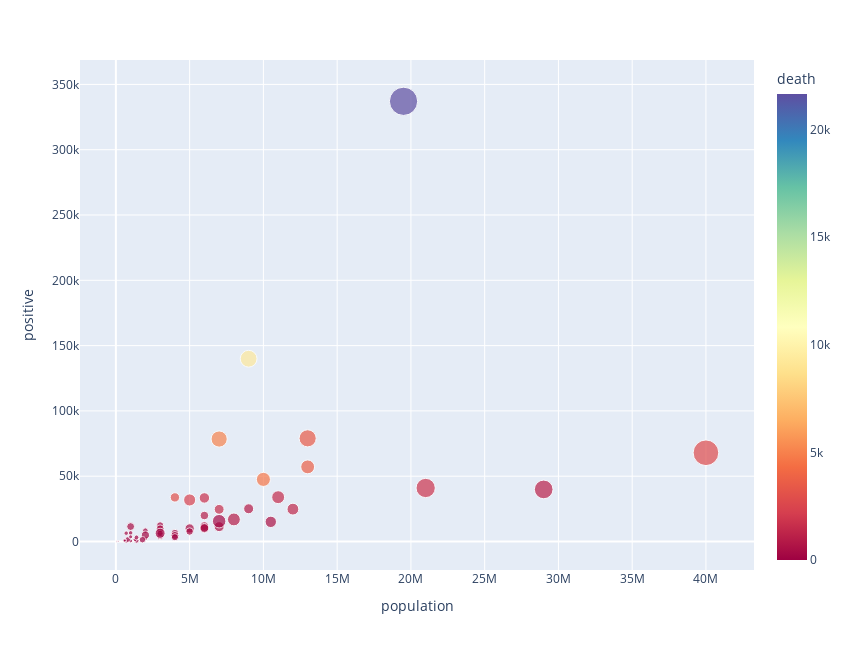

The notebook cell this image was saved under:
### Code cell
# create a scatter diagram of covid cases vs population coded by deaths and total amount of testing
pop_scat=px.scatter(current_state_df,x='population', 
                    y='positive', 
                    color='death', 
                    hover_name='state',
                    size='totaltestresults',
                    color_continuous_scale=px.colors.diverging.Spectral,
                    width=850, height=650)
pop_scat

### Figure 1 — Plotly figure (JSON) as saved in the notebook; plotly's stock layout.template omitted (floating-point values rounded to 4 significant figures)
{"data": [{"hovertemplate": "<b>%{hovertext}</b><br><br>population=%{x}<br>positive=%{y}<br>totaltestresults=%{marker.size}<br>death=%{marker.color}<extra></extra>", "hovertext": ["AK", "AL", "AR", "AS", "AZ", "CA", "CO", "CT", "DC", "DE", "FL", "GA", "GU", "HI", "IA", "ID", "IL", "IN", "KS", "KY", "LA", "MA", "MD", "ME", "MI", "MN", "MO", "MP", "MS", "MT", "NC", "ND", "NE", "NH", "NJ", "NM", "NV", "NY", "OH", "OK", "OR", "PA", "PR", "RI", "SC", "SD", "TN", "TX", "UT", "VA", "VI", "VT", "WA", "WI", "WV", "WY"], "legendgroup": "", "marker": {"color": [10, 401, 94, 0, 542, 2770, 981, 3008, 328, 225, 1805, 1441, 5, 17, 271, 67, 3459, 1540, 158, 304, 2308, 5108, 1683, 65, 4584, 591, 488, 2, 435, 16, 550, 36, 98, 133, 9310, 200, 306, 21640, 1357, 274, 130, 3731, 113, 430, 331, 34, 251, 1100, 68, 850, 5, 53, 931, 409, 54, 7], "coloraxis": "coloraxis", "size": [28680, 129444, 69030, 105, 150241, 991897, 108790, 132508, 30261, 31928, 561057, 251288, 3989, 37683, 77792, 32142, 442425, 146688, 54109, 86923, 220830, 394728, 164780, 23554, 298948, 115781, 115620, 2695, 95885, 22572, 195865, 47014, 46239, 34883, 425933, 102498, 60084, 1204651, 210530, 95992, 77606, 288858, 2256, 93332, 84457, 24578, 273277, 525697, 150585, 150617, 1179, 20871, 248875, 118451, 63469, 12065], "sizemode": "area", "sizeref": 3012.0, "symbol": "circle"}, "mode": "markers", "name": "", "showlegend": false, "type": "scatter", "x": [700000, 5000000, 3000000, 55000, 7000000, 40000000, 6000000, 4000000, 700000, 1000000, 21000000, 11000000, 165000, 1400000, 3000000, 2000000, 13000000, 7000000, 3000000, 4000000, 5000000, 7000000, 6000000, 1300000, 10000000, 6000000, 6000000, 55000, 3000000, 1000000, 10500000, 800000, 2000000, 1400000, 9000000, 2000000, 3000000, 19500000, 12000000, 4000000, 4000000, 13000000, 3000000, 1000000, 5000000, 1000000, 7000000, 29000000, 3000000, 9000000, 100000, 600000, 8000000, 6000000, 1800000, 600000], "xaxis": "x", "y": [381, 10009, 4034, 0, 11380, 67939, 19899, 33765, 6389, 6565, 40982, 33927, 151, 632, 12373, 2230, 79007, 24627, 7116, 6440, 31815, 78462, 33373, 1462, 47552, 11799, 9918, 19, 9674, 459, 15045, 1518, 8315, 3160, 139945, 4863, 6152, 337055, 24777, 4613, 3286, 57154, 2256, 11450, 7653, 3614, 15544, 39869, 6362, 25070, 69, 926, 16891, 10418, 1366, 662], "yaxis": "y"}], "layout": {"coloraxis": {"colorbar": {"title": {"text": "death"}}, "colorscale": [[0, "rgb(158,1,66)"], [0.1, "rgb(213,62,79)"], [0.2, "rgb(244,109,67)"], [0.3, "rgb(253,174,97)"], [0.4, "rgb(254,224,139)"], [0.5, "rgb(255,255,191)"], [0.6, "rgb(230,245,152)"], [0.7, "rgb(171,221,164)"], [0.8, "rgb(102,194,165)"], [0.9, "rgb(50,136,189)"], [1, "rgb(94,79,162)"]]}, "height": 650, "legend": {"itemsizing": "constant", "tracegroupgap": 0}, "margin": {"t": 60}, "width": 850, "xaxis": {"anchor": "y", "autorange": true, "domain": [0, 1], "range": [-2434000.0, 43260000.0], "title": {"text": "population"}, "type": "linear"}, "yaxis": {"anchor": "x", "autorange": true, "domain": [0, 1], "range": [-21820.0, 368700.0], "title": {"text": "positive"}, "type": "linear"}}}
